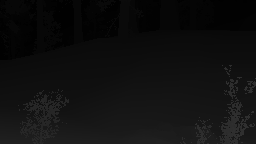
#> input picture 26.png, 256 x 144 px
$ python example.py
#> lines starting #> are read from the running program, lines starting #| are printed output that depends on the picture
from cspace import CSpace
# from cspace import CSpaceCached as CSpace
from cspace import FastArray

import time
import numpy as np
import PIL.Image

import matplotlib.pyplot as plt


def load_image(path):
#> called with path = '26.png'
    img = np.array(PIL.Image.open(path))
#> img is the input picture: shape (144, 256); min 0, max 49, mean 15.3
    assert(len(img.shape) == 2)
    return img


def main():
    # Load test images
    imgs = [
        load_image('26.png'),
        load_image('114.png'),
        load_image('120.png')
    ]
#> call 2 of load_image, with path = '114.png'
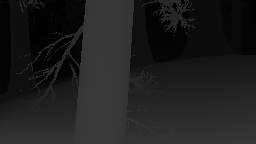
#> input picture 114.png, 256 x 144 px
#> in load_image, img is the input picture: shape (144, 256); min 1, max 57, mean 30
#> call 3 of load_image, with path = '120.png'
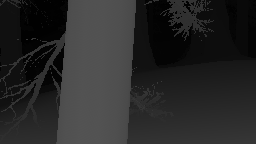
#> input picture 120.png, 256 x 144 px
#> in load_image, img is the input picture: shape (144, 256); min 1, max 83, mean 40.2

    downsample_factor = 3
    for i, img in enumerate(imgs):
        imgs[i] = (img[0:-1:downsample_factor, 0:-1:downsample_factor] / downsample_factor).astype(int)
#> this loop made 3 passes
#> after the loop, imgs = 3 items

    shape = imgs[0].shape
#> shape = (48, 85)

    # [8 lines of commented-out code are left out]
    disparities = 128
    baseline = 0.50
    focal_length = np.sqrt(shape[0]**2 + shape[1]**2)
#> focal_length = 97.62
    radius = 0.2
    c = CSpace(shape, disparities, baseline, focal_length, radius)

    imgs_out = []
    for i in range(len(imgs)):
        tstart = time.perf_counter()
        img_expanded = c.filter(imgs[i])
        tend = time.perf_counter()
        print(f'Time: {tend - tstart}')
        imgs_out.append(img_expanded)

    # Comparison: test numpy read/write speed
    img_test = imgs[0].copy()
    tstart = time.perf_counter()
    for x in range(shape[1]):
        for y in range(shape[0]):
            img_test[y, x] = 1.1 * img_test[y, x]
    tend = time.perf_counter()
    print(f'Numpy access time: {tend - tstart}')

    # Show result
    plt.figure()
    for i in range(len(imgs)):
        plt.subplot(len(imgs), 2, 1 + 2 * i)
        plt.imshow(imgs[i], vmin=0, vmax=100 / downsample_factor)
        plt.subplot(len(imgs), 2, 2 + 2 * i)
        plt.imshow(imgs_out[i], vmin=0, vmax=100 / downsample_factor)
    plt.show()


if __name__ == '__main__':
    main()
#> (the call stopped at in main, `c = CSpace(shape, disparities, baseline, focal_length, radius)`: cspace is not available in this run)
